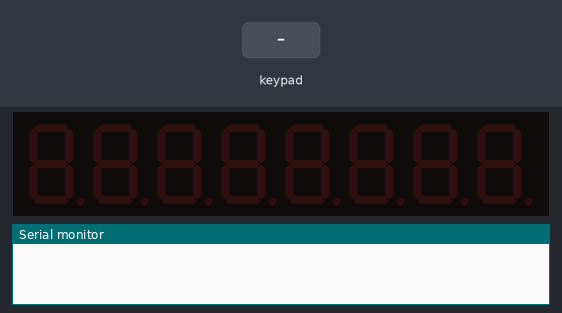
Recording of a sketch running on a simulated Arduino Uno, built with avr-gcc and run on an emulated ATmega328P. On the bench: 8-digit seven-segment display, the last lines printed to the serial monitor. The test bench sets the inputs (shaded band).

Above: at 1.2 s.
1.3 s: key '4' pressed
At 2.3 s:
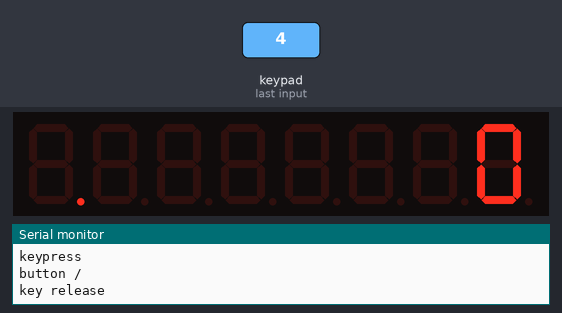
2.8 s: key '8' pressed
4.3 s: key 'C' pressed
5.8 s: key 'F' pressed
7.3 s: key 'G' pressed
8.8 s: keypad keys 1 2 A pressed 0.4 s apart
At 11.0 s:
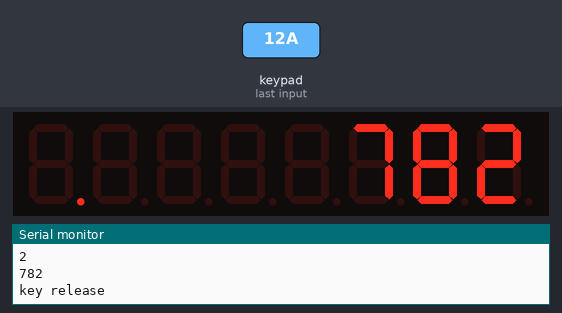
Timing chart, 0 to 12.5 s (numbered marks = the images above; inputs shaded):
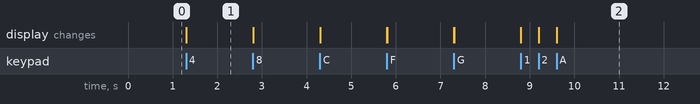

The sketch:

qyf-calculator.ino
```cpp
/*
   Using the QYF-TM1638 module with Arduino UNO to create a four-function calculator
   Connect DIO, CLK, and STB to digital pins
   Connect VCC to 5V
   Connect GND to GND
*/
#include <TM1638.h>
#include <TM1638QYF.h>

/* TM1638QYF dataPin, clockPin, strobePin */
const int DIOPIN = 8;  // TM1638QYF data pin "DIO"
const int CLKPIN = 9;  // TM1638QYF clock pin "CLK"
const int STBPIN = 10; // TM1638QYF strobe pin "STB"

TM1638QYF module(DIOPIN, CLKPIN, STBPIN);
word mode;
word buttons, lastbuttons;
unsigned long inputNum;

/*
const byte ROWS = 4;
const byte COLS = 4;

char keys [ROWS] [COLS] = {
  {'7', '8', '9', '/'},
  {'4', '5', '6', '*'},
  {'1', '2', '3', '-'},
  {'0', '.', '=', '+'}
};
byte rowPins[ROWS] = {13,12,11,10};
byte colPins[COLS] = {9,8,7,6};
*/

void setup()
{
  Serial.begin(115200);
  module.setupDisplay(true, 7);
  buttons = module.getButtons();
  lastbuttons = buttons;
  mode = 0;
  inputNum = 0;
}

void loop()
{
  buttons = module.getButtons();
  if (buttons != lastbuttons) {
    // do we need debounce?
    if (buttons > lastbuttons) {
      // Button down
      Serial.println("keypress");
      keypress(buttons - lastbuttons);
      module.setDisplayToSignedDecNumber(inputNum, 1 << 7, false);
    } else {
      // Button up
      Serial.println("key release");
    }
    lastbuttons = buttons;
  }
}

void catnumber(int incr) {
  Serial.print("Button ");
  Serial.println(inputNum);
  Serial.println(incr);
  if (inputNum == 0) {
    inputNum = incr;
    } else {
    inputNum = (inputNum * 10) + incr;
  }
  Serial.println(inputNum);
}

void keypress(word key) {
  switch (key) {
    case 0: // I don't know
      Serial.println("unk");
      break;
    case 1: // Button 1
      catnumber(7);
      break;
    case 2: // Button 2
      catnumber(8);
      break;
    case 4: // Button 9
      catnumber(9);
      break;
    case 8: // div
      Serial.println("button /");
      module.setDisplayToString("div");
      delay(2);
      break;
    case 16: // 4
      catnumber(4);
      break;
    case 32: // 5
      catnumber(5);
      break;
    case 64: // 6
      catnumber(6);
      break;
    case 128: // *
      Serial.println("button *");
      module.setDisplayToString("mult");
      delay(2);
      module.setDisplayToString("multiply");
      break;
    case 256: // 1
      catnumber(1);
      break;
    case 512: // 2
      catnumber(2);
      break;
    case 1024: // 3
      catnumber(3);
      break;
    case 2048: // -
      Serial.println("button -");
      module.setDisplayToString("subtract");
      delay(2);
      break;
    case 4096: // 0
      catnumber(0);
      break;
    case 8192: // .
      Serial.println("button .");
      module.setDisplayToString("decimal");
      delay(2);
      break;
    case 16384: // =
      Serial.println("button =");
      module.setDisplayToString("equal");
      delay(2);
      break;
    case 32768: // +
      Serial.println("button +");
      module.setDisplayToString("add");
      delay(2);
      break;
    default:
      module.setDisplayToString("?????");
      break;
  }
}
```

Measured:
- after the input at 1.3 s, the display: first changes at once (image 1 shows a later state)
- after the input at 8.8 s, the display: first changes at once (image 2 shows a later state)
